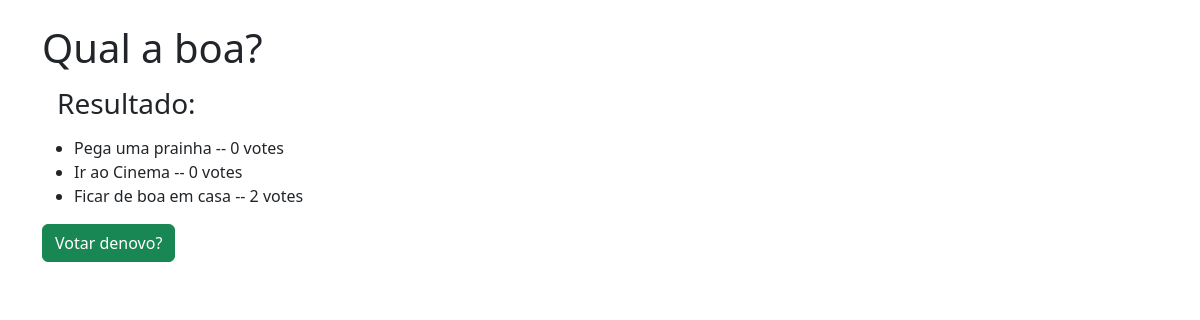
/polls/1/results/, run on an earlier commit of the app's database.
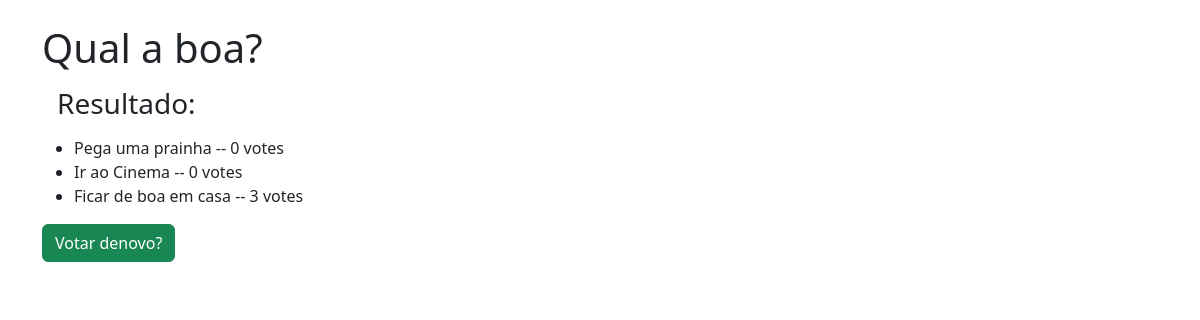
And on a later commit of the database.
### polls/models.py (models this page shows, shortened)
class Question(models.Model):
    question_text = models.CharField(max_length=200)
    pub_date = models.DateTimeField('date published')

class Choice(models.Model):
    question = models.ForeignKey(Question, on_delete=models.CASCADE)
    choice_text = models.CharField(max_length=200)
    votes = models.IntegerField(default=0)

### polls/views.py (the view)
# urls.py: path('<int:pk>/results/', views.ResultsView.as_view(), name='results'),
class ResultsView(generic.DetailView):
    model = Question
    template_name = 'polls/results.html'

### polls/templates/polls/results.html (shortened to what this page needs)
<!doctype html>
<html lang="en">
  <head>
    <link href="https://cdn.jsdelivr.net/npm/bootstrap@5.3.0-alpha1/dist/css/bootstrap.min.css" rel="stylesheet">
  </head>
    <body>
        <br>
        <div class="container">
            <h1>{{ question.question_text }}</h1>
            <h3 style="margin: 15px;">Resultado: </h2>
            <ul>
            {% for choice in question.choice_set.all %}
                <li>{{ choice.choice_text }} -- {{ choice.votes }} vote{{ choice.votes|pluralize }}</li>
            {% endfor %}
            </ul>
            <a href="{% url 'polls:detail' question.id %}"><button type="button" class="btn btn-success">Votar denovo?</button>
        </div>
    </body>
</html>

What changed in the data, as far as the page shows it:
changed Choice "Ficar de boa em casa": votes "2" → "3"
